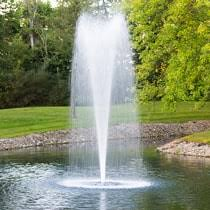
//> input picture MengHeeHang/fountain.jpeg, 210 x 210 px
$ ./main fountain.jpeg   (built with g++ and OpenCV 4)
//> lines starting //> are read from the running program, lines starting //| are printed output that depends on the picture
#include <stdio.h>
#include <iostream>
#include <string>
#include <math.h>
#include <time.h>
#include <opencv2/opencv.hpp>

using namespace std;
using namespace cv;

class Cluster{
	public:
		static Size backupSize;
		static Mat sourceMatrix;
		static vector<Point> dataSet;
		vector<Point> points;
		pair<Point, float> maxPoint;
		Vec3b centroid;
		vector<float> distancesFromCentroid;

		Cluster(){centroid = Vec3b(0,0,0);}
		Cluster(Point point){centroid = getPixelValue(point);}

		inline static Vec3b getPixelValue(Point point){return sourceMatrix.at<Vec3b>(point);}

		static float euclideanDistance(Vec3b color1, Vec3b color2){
			return pow(color1[0]-color2[0],2)+pow(color1[1]-color2[1],2)+pow(color1[2]-color2[2],2);
		}

		static void pick2MaxPoints(Point& Y, Point& Z){
			int N = sourceMatrix.rows;
			int M = sourceMatrix.cols;
			float valMax = 0;
			for(int i=0; i<dataSet.size(); i++){
				for(int j=i+1; j<dataSet.size(); j++){
					float distance = euclideanDistance(getPixelValue(dataSet.at(i)), getPixelValue(dataSet.at(j)));
					if(distance>valMax){
						valMax = distance;
						Y = dataSet.at(i);
						Z = dataSet.at(j);
					}
				}
			}

		}

		static void restorePictureSize(){
			resize(Cluster::sourceMatrix,Cluster::sourceMatrix,backupSize);
			dataSet.clear();
			fillDataset();
		}

		static void fillDataset(){
			for(int y=0; y<sourceMatrix.rows; y++)
                for(int x=0; x<sourceMatrix.cols; x++)
                    dataSet.push_back(Point(x,y));
		}

		static void init(String fileName){
//> called with fileName = "fountain.jpeg"
			sourceMatrix = imread(fileName, IMREAD_COLOR);
//> sourceMatrix is the input picture: 210 rows x 210 cols, CV_8UC3; mean B, G, R 110.5, 144.4, 136.2
			if(sourceMatrix.empty()){
				cerr<<"--- ERROR --- matrix is empty!"<<endl;
				exit(EXIT_FAILURE);
			}
			backupSize = sourceMatrix.size();
//> backupSize = Size(210, 210)
			resize(Cluster::sourceMatrix,Cluster::sourceMatrix,Size(100,100));

			fillDataset();

			namedWindow("sourceMatrix", WINDOW_AUTOSIZE);
			imshow("sourceMatrix", sourceMatrix);
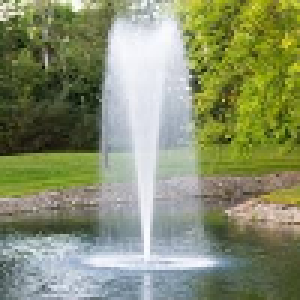
//> window 'sourceMatrix': 100 rows x 100 cols, CV_8UC3 (shown 3 times larger); mean B, G, R 110.2, 144, 135.9
		}

		void clearPoints(){points.clear();}

		void calcDistancesFromOwnCentroid(){
			distancesFromCentroid.clear();
			for(int i=0; i<dataSet.size(); i++)
				distancesFromCentroid.push_back(euclideanDistance(centroid, getPixelValue(dataSet.at(i))));
		}

		void insertPoint(Point newPoint){
			points.push_back(newPoint);
		}
		inline int getSize(){points.size();}

		void calcMostDistantPoint(){
			float maxDistance, distance;
			maxDistance = 0;
			for(int i=0; i<points.size(); i++){
				distance = euclideanDistance(centroid, getPixelValue(points.at(i)));
				if(distance>maxDistance){
					maxDistance = distance;
					maxPoint = make_pair(points.at(i), maxDistance);
				}
			}
		}

		void calcCentroid(){
			if(points.size()>0){
				float meanR, meanG, meanB;
				meanR = meanG = meanB = 0;
				for(int i=0; i<points.size(); i++){
					Vec3b color = getPixelValue(points.at(i));
					meanB+=color[0];
					meanG+=color[1];
					meanR+=color[2];
				}
				meanB/=points.size();
				meanG/=points.size();
				meanR/=points.size();
				centroid = Vec3b(meanB, meanG, meanR);
			}
		}

		void color(Mat &outputMatrix){
			for(int i=0; i<points.size(); i++)
				outputMatrix.at<Vec3b>(points.at(i)) = centroid;
		}
};

Mat Cluster::sourceMatrix;
Size Cluster::backupSize;
vector<Point> Cluster::dataSet;


void MengHeeHang(){
	vector<Cluster> clusters;
	vector<Cluster>::iterator c;
	Point Y,Z;

	Cluster::pick2MaxPoints(Y,Z);
//> Y = Point(26, 34); Z = Point(48, 78)
	clusters.push_back(Cluster(Y));
//> in Cluster, `Cluster(Point point){centroid = getPixelValue(point);}`: centroid = [2, 16, 4]
	clusters.push_back(Cluster(Z));
	cout<<"--- Max point calculated (chromatically speaking)---"<<endl;
	cout<<"Y ("<<Y.y<<","<<Y.x<<")\t|\tZ ("<<Z.y<<","<<Z.x<<")"<<endl;
//| Y (34,26)	|	Z (78,48)

	Cluster::restorePictureSize();
	cout<<"--- Image resized back to "<<Cluster::backupSize<<" ---"<<endl;

	cout<<"--- Processing ---"<<endl;
	int iteration = 0;
	bool haveNewCluster;
	do{
		cout<<"- Iteration #"<<(++iteration)<<endl;
		haveNewCluster = false;
		//per ogni cluster: resetta i punti e calcola la distanza di ogni pixel del dataset dal rispettivo centroide
		for(c=clusters.begin(); c!=clusters.end(); c++){
			(*c).clearPoints();
			(*c).calcDistancesFromOwnCentroid();
		}

		//determina il cluster a distanza minima
		for(int i=0; i<Cluster::dataSet.size(); i++){
			int iMinDistance;
			float minDistance = FLT_MAX;
			for(int k=0; k<clusters.size(); k++){
				Cluster& current = clusters.at(k);
				if(current.distancesFromCentroid.at(i)<minDistance){
					minDistance = current.distancesFromCentroid.at(i);
					iMinDistance = k;
				}
			}
			clusters.at(iMinDistance).insertPoint(Cluster::dataSet.at(i));
		}

		//per ogni cluster ricalcola il centroide
		for(c=clusters.begin(); c!=clusters.end();){
			Cluster& cluster = (*c);
			if(cluster.getSize()==0){
				c = clusters.erase(c);
			}else{
				cluster.calcCentroid();
				cluster.calcMostDistantPoint();
				++c;
			}
		}

		//calcolati la distanza media "q" tra i centroidi (somma le distanza tra ogni coppia di centroidi e fai la media)
		float q, numCouples;
		q = numCouples = 0;
		for(int i=0; i<clusters.size(); i++){
			for(int j=i+1; j<clusters.size(); j++){
				q+=Cluster::euclideanDistance(clusters.at(i).centroid, clusters.at(j).centroid);
				numCouples++;
			}
		}
		q/=numCouples;

		//prendi il punto che si trova a massima distanza dal proprio centroide (X: MASSIMO DEI MASSIMI)
		Point X;
		float d = 0;
		for(c=clusters.begin(); c!=clusters.end(); c++){
			float currentDistance = (*c).maxPoint.second; //prendi la distanza del punto massimo
			if(currentDistance > d){
				d = currentDistance;
				X = (*c).maxPoint.first; 			//prendi il punto massimo
			}
		}

		//se viene rispettata questa condizione, allora X sarà messo in un nuovo cluster
		if(d>q/2){
			clusters.push_back(Cluster(X));
			haveNewCluster = true;
		}
	}while(haveNewCluster);
//> after the loop, iteration = 1

	Mat outputMatrix = Mat::zeros(Cluster::sourceMatrix.size(), Cluster::sourceMatrix.type());
	for(c=clusters.begin(); c!=clusters.end(); c++)
		(*c).color(outputMatrix);
//> outputMatrix: 210 rows x 210 cols, CV_8UC3; every value is 0

	imwrite("clusterized.png", outputMatrix);
}

int main(int argc, char** argv ){
	if(argc!=2){
		cerr<<"--- ERROR --- required <executable> <filename.ext>"<<endl;
		exit(EXIT_FAILURE);
	}
	Cluster::init(argv[1]);
	MengHeeHang();
	//Mat sourceMatrix = imread(argv[1], IMREAD_COLOR);
	//namedWindow("sourceMatrix", WINDOW_AUTOSIZE);
	//imshow("sourceMatrix", sourceMatrix);
	waitKey(0);
	return 0;
}

$ run again, on MengHeeHang/recinto.jpg
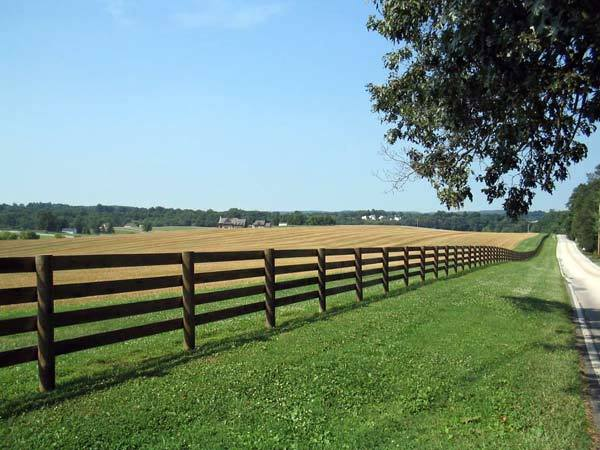
//> input picture MengHeeHang/recinto.jpg, 600 x 450 px
//> in init, sourceMatrix is the input picture: 450 rows x 600 cols, CV_8UC3; mean B, G, R 120.8, 135.7, 112.5
//> in init, `imshow("sourceMatrix", sourceMatrix);`:
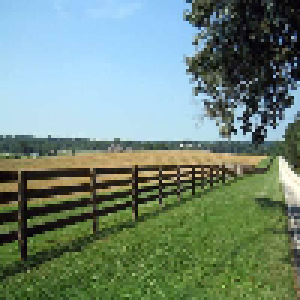
//> window 'sourceMatrix': 100 rows x 100 cols, CV_8UC3 (shown 3 times larger); mean B, G, R 120.9, 135.8, 112.6
//> centroid = [3, 1, 1]
//| Y (13,76)	|	Z (60,96)
